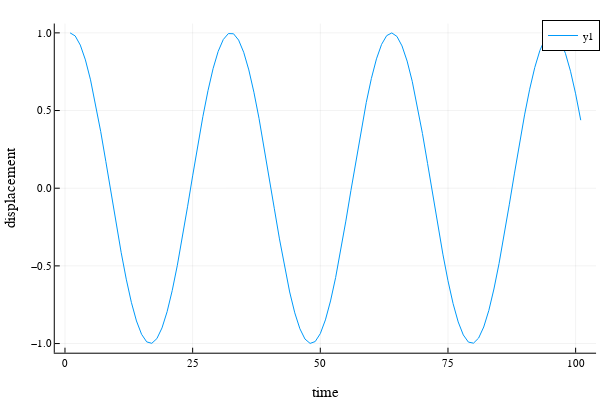

Source (notebook cell):
### Code cell
disps = zeros(nPasos+1)
[ disps[i] = (displacements(sol)[i][1]) for i in 1:(nPasos+1) ] ;

plot(disps, xlab="time", ylab="displacement")

### Figure 1 — Plotly figure (JSON) as saved in the notebook; plotly's stock layout.template omitted (floating-point values rounded to 4 significant figures)
{"data": [{"colorbar": {"title": ""}, "legendgroup": "y1", "line": {"color": "rgba(0, 154, 250, 1.000)", "dash": "solid", "shape": "linear", "width": 1}, "mode": "lines", "name": "y1", "showlegend": true, "type": "scatter", "x": [1, 2, 3, 4, 5, 6, 7, 8, 9, 10, 11, 12, 13, 14, 15, 16, 17, 18, 19, 20, 21, 22, 23, 24, 25, 26, 27, 28, 29, 30, 31, 32, 33, 34, 35, 36, 37, 38, 39, 40, 41, 42, 43, 44, 45, 46, 47, 48, 49, 50, 51, 52, 53, 54, 55, 56, 57, 58, 59, 60, 61, 62, 63, 64, 65, 66, 67, 68, 69, 70, 71, 72, 73, 74, 75, 76, 77, 78, 79, 80, 81, 82, 83, 84, 85, 86, 87, 88, 89, 90, 91, 92, 93, 94, 95, 96, 97, 98, 99, 100, 101], "xaxis": "x", "y": [1, 0.9801, 0.9213, 0.8259, 0.6976, 0.5417, 0.3642, 0.1723, -0.02654, -0.2243, -0.4131, -0.5855, -0.7346, -0.8546, -0.9406, -0.9892, -0.9985, -0.9681, -0.8993, -0.7947, -0.6586, -0.4963, -0.3142, -0.1197, 0.07954, 0.2757, 0.4608, 0.6276, 0.7695, 0.8809, 0.9572, 0.9955, 0.9942, 0.9534, 0.8748, 0.7613, 0.6177, 0.4495, 0.2634, 0.06687, -0.1323, -0.3262, -0.5072, -0.668, -0.8023, -0.9046, -0.9711, -0.9989, -0.9871, -0.936, -0.8478, -0.7258, -0.575, -0.4014, -0.2118, -0.01384, 0.1847, 0.3759, 0.5522, 0.7065, 0.8327, 0.9259, 0.9822, 0.9996, 0.9772, 0.916, 0.8184, 0.6883, 0.5308, 0.3522, 0.1597, -0.03922, -0.2366, -0.4245, -0.5955, -0.7429, -0.8608, -0.9445, -0.9906, -0.9974, -0.9645, -0.8934, -0.7867, -0.6488, -0.485, -0.3021, -0.1071, 0.09216, 0.2877, 0.4719, 0.6373, 0.7773, 0.8865, 0.9604, 0.9962, 0.9924, 0.9492, 0.8682, 0.7528, 0.6074, 0.4379], "yaxis": "y", "zmax": null, "zmin": null}], "layout": {"annotations": [], "height": 400, "legend": {"bgcolor": "rgba(255, 255, 255, 1.000)", "bordercolor": "rgba(0, 0, 0, 1.000)", "borderwidth": 1, "font": {"color": "rgba(0, 0, 0, 1.000)", "family": "sans-serif", "size": 11}, "title": {"font": {"color": "rgba(0, 0, 0, 1.000)", "family": "sans-serif", "size": 15}, "text": ""}, "tracegroupgap": 0, "traceorder": "normal", "x": 1, "xanchor": "auto", "y": 1, "yanchor": "auto"}, "margin": {"b": 20, "l": 0, "r": 0, "t": 20}, "paper_bgcolor": "rgba(255, 255, 255, 1.000)", "plot_bgcolor": "rgba(255, 255, 255, 1.000)", "showlegend": true, "width": 600, "xaxis": {"anchor": "y", "domain": [0.09128, 0.9934], "gridcolor": "rgba(0, 0, 0, 0.100)", "gridwidth": 0.5, "linecolor": "rgba(0, 0, 0, 1.000)", "mirror": false, "range": [-2, 104], "showgrid": true, "showline": true, "showticklabels": true, "tickangle": 0, "tickcolor": "rgb(0, 0, 0)", "tickfont": {"color": "rgba(0, 0, 0, 1.000)", "family": "sans-serif", "size": 11}, "tickmode": "array", "ticks": "inside", "ticktext": ["0", "25", "50", "75", "100"], "tickvals": [0, 25, 50, 75, 100], "title": "time", "titlefont": {"color": "rgba(0, 0, 0, 1.000)", "family": "sans-serif", "size": 15}, "type": "-", "visible": true, "zeroline": false, "zerolinecolor": "rgba(0, 0, 0, 1.000)"}, "yaxis": {"anchor": "x", "domain": [0.07581, 0.9902], "gridcolor": "rgba(0, 0, 0, 0.100)", "gridwidth": 0.5, "linecolor": "rgba(0, 0, 0, 1.000)", "mirror": false, "range": [-1.059, 1.06], "showgrid": true, "showline": true, "showticklabels": true, "tickangle": 0, "tickcolor": "rgb(0, 0, 0)", "tickfont": {"color": "rgba(0, 0, 0, 1.000)", "family": "sans-serif", "size": 11}, "tickmode": "array", "ticks": "inside", "ticktext": ["−1.0", "−0.5", "0.0", "0.5", "1.0"], "tickvals": [-1, -0.5, 0, 0.5, 1], "title": "displacement", "titlefont": {"color": "rgba(0, 0, 0, 1.000)", "family": "sans-serif", "size": 15}, "type": "-", "visible": true, "zeroline": false, "zerolinecolor": "rgba(0, 0, 0, 1.000)"}}}
